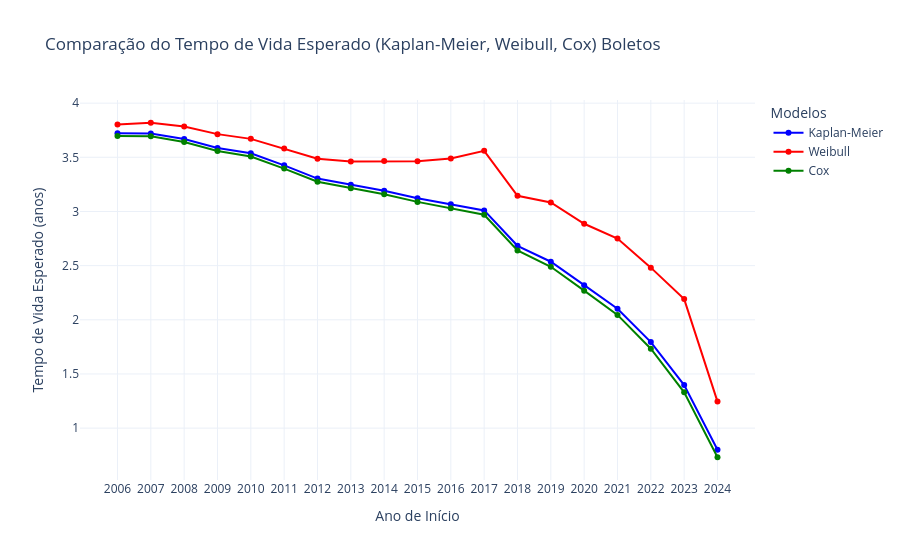

Write notebook code for a chart like this one.
### Code cell
analisar_sobrevivencia_comparada_boletos(tabela_nova_df)

### Figure 1 — Plotly figure (JSON) as saved in the notebook; plotly's stock layout.template omitted (floating-point values rounded to 4 significant figures)
{"data": [{"line": {"color": "blue"}, "mode": "lines+markers", "name": "Kaplan-Meier", "type": "scatter", "x": ["2006", "2007", "2008", "2009", "2010", "2011", "2012", "2013", "2014", "2015", "2016", "2017", "2018", "2019", "2020", "2021", "2022", "2023", "2024"], "y": [3.723, 3.72, 3.669, 3.586, 3.538, 3.426, 3.303, 3.247, 3.191, 3.123, 3.068, 3.01, 2.683, 2.536, 2.32, 2.102, 1.795, 1.398, 0.8001]}, {"line": {"color": "red"}, "mode": "lines+markers", "name": "Weibull", "type": "scatter", "x": ["2006", "2007", "2008", "2009", "2010", "2011", "2012", "2013", "2014", "2015", "2016", "2017", "2018", "2019", "2020", "2021", "2022", "2023", "2024"], "y": [3.804, 3.819, 3.784, 3.714, 3.67, 3.58, 3.487, 3.462, 3.466, 3.464, 3.488, 3.56, 3.145, 3.083, 2.887, 2.75, 2.482, 2.191, 1.245]}, {"line": {"color": "green"}, "mode": "lines+markers", "name": "Cox", "type": "scatter", "x": ["2006", "2007", "2008", "2009", "2010", "2011", "2012", "2013", "2014", "2015", "2016", "2017", "2018", "2019", "2020", "2021", "2022", "2023", "2024"], "y": [3.697, 3.693, 3.641, 3.558, 3.507, 3.396, 3.274, 3.215, 3.158, 3.088, 3.03, 2.969, 2.641, 2.49, 2.269, 2.045, 1.733, 1.331, 0.7314]}], "layout": {"legend": {"title": {"text": "Modelos"}}, "title": {"text": "Comparação do Tempo de Vida Esperado (Kaplan-Meier, Weibull, Cox) Boletos"}, "xaxis": {"title": {"text": "Ano de Início"}}, "yaxis": {"title": {"text": "Tempo de Vida Esperado (anos)"}}}}
